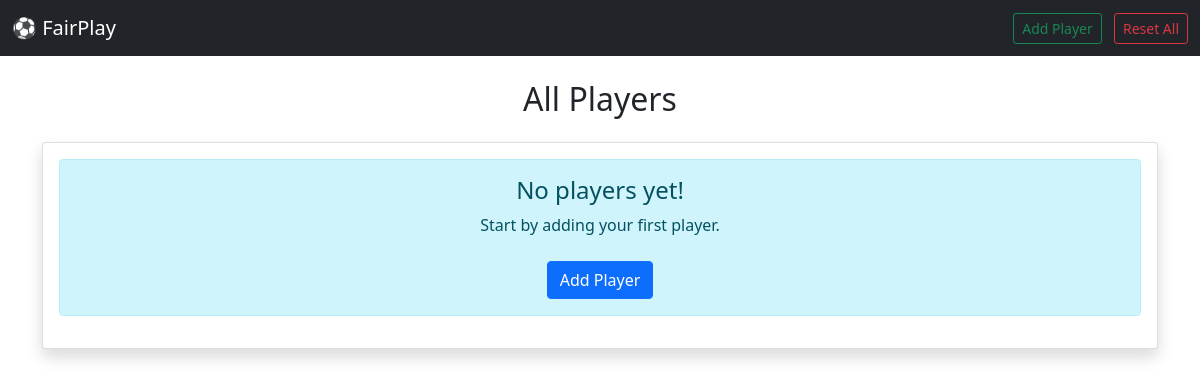
Page /players/ on the earlier database version.
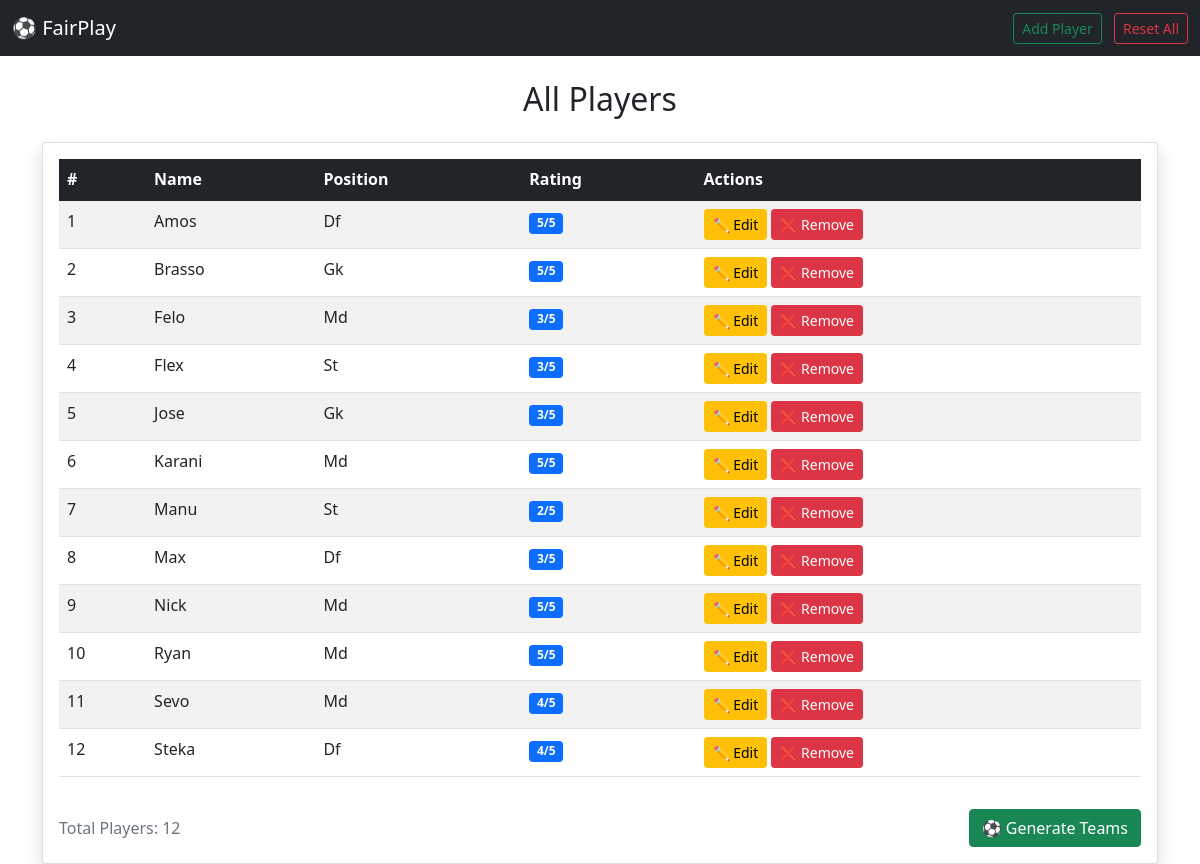
Same page on the later database version.
### fair_play/models.py (models this page shows, shortened)
class Player(models.Model):
    class Position(models.TextChoices):
        ST = 'Striker'
        DF = 'Defender'
        MD = 'MidFielder'
        GK = 'GoalKeeper'
    name = models.CharField(max_length=200)
    position = models.CharField(
        max_length = 10,
        choices=Position.choices
    )
    rating = models.IntegerField(
        default=3,
        validators=[MinValueValidator(1), MaxValueValidator(5)],
        help_text="Player skill rating (1-5)"
    )
    team = models.ForeignKey('Team', on_delete=models.SET_NULL, null= True, blank=True, related_name='players')
    class Meta:
        ordering = ['name']

### fair_play/views.py (the view)
# urls.py: path('players/', views.PlayerListView.as_view(), name='playerslist'),
class PlayerListView(ListView):
    model = Player
    template_name = 'playerslist.html'
    context_object_name = 'players'

### fair_play/templates/playerslist.html (shortened to what this page needs)
<!DOCTYPE html>
<html lang="en">
<head>
    <link href="https://cdn.jsdelivr.net/npm/bootstrap@5.1.3/dist/css/bootstrap.min.css" rel="stylesheet">
</head>
<body>
    <nav class="navbar navbar-dark bg-dark">
        <div class="container-fluid">
            <a class="navbar-brand" href="{% url 'index' %}">⚽ FairPlay</a>
            <div>
                <a href="{% url 'playeradd' %}" class="btn btn-outline-success btn-sm me-2">Add Player</a>
                <a href="{% url 'reset' %}" class="btn btn-outline-danger btn-sm">Reset All</a>
            </div>
        </div>
    </nav>
    <div class="container mt-4">
        <h2 class="text-center mb-4">All Players</h2>
        <div class="row">
            <div class="col">
                <div class="card shadow">
                    <div class="card-body">
                        {% if players %}
                            <div class="table-responsive">
                                <table class="table table-striped table-hover">
                                    <thead class="table-dark">
                                        <tr>
                                            <th>#</th>
                                            <th>Name</th>
                                            <th>Position</th>
                                            <th>Rating</th>
                                            <th>Actions</th>
                                        </tr>
                                    </thead>
                                    <tbody>
                                        {% for player in players %}
                                            <tr>
                                                <td>{{ forloop.counter }}</td>
                                                <td>{{ player.name }}</td>
                                                <td>{{ player.get_position_display }}</td>
                                                <td>
                                                    <span class="badge bg-primary">{{ player.rating }}/5</span>
                                                </td>
                                                <td>
                                                    <a href="{% url 'playerupdate' player.pk %}" class="btn btn-sm btn-warning" title="Update">
                                                        ✏️ Edit
                                                    </a>
                                                    <a href="{% url 'playerdelete' player.pk %}" class="btn btn-sm btn-danger" title="Remove">
                                                        ❌ Remove
                                                    </a>
                                                </td>
                                            </tr>
                                        {% endfor %}
                                    </tbody>
                                </table>
                            </div>
                            <div class="mt-3 d-flex justify-content-between align-items-center">
                                <p class="text-muted mb-0">Total Players: {{ players.count }}</p>
                                {% if players.count >= 2 %}
                                    <a href="{% url 'team_form' %}" class="btn btn-success">
                                        ⚽ Generate Teams
                                    </a>
                                {% endif %}
                            </div>
                        {% else %}
                            <div class="alert alert-info text-center">
                                <h4>No players yet!</h4>
                                <p>Start by adding your first player.</p>
                                <a href="{% url 'playeradd' %}" class="btn btn-primary mt-2">Add Player</a>
                            </div>
                        {% endif %}
                    </div>
                </div>
            </div>
        </div>
    </div>
</body>
</html>

Differences in the rows shown:
added Player: name "Amos", position "Df", rating "5"
added Player: name "Brasso", position "Gk", rating "5"
added Player: name "Felo", position "Md", rating "3"
added Player: name "Flex", position "St", rating "3"
added Player: name "Jose", position "Gk", rating "3"
added Player: name "Karani", position "Md", rating "5"
added Player: name "Manu", position "St", rating "2"
added Player: name "Max", position "Df", rating "3"
added Player: name "Nick", position "Md", rating "5"
added Player: name "Ryan", position "Md", rating "5"
added Player: name "Sevo", position "Md", rating "4"
added Player: name "Steka", position "Df", rating "4"
Other differences:
{{ players.count }}: (not shown) → "12"
text no longer shown: "No players yet! Start by adding your first player. Add Player"
text now shown: "# Name Position Rating Actions Total Players: ⚽ Generate Teams"
